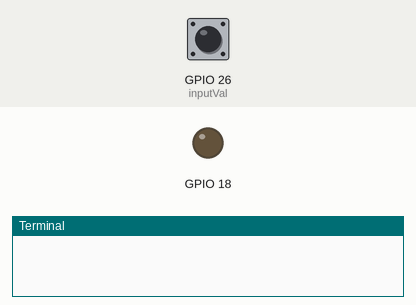
The program below on a simulated Raspberry Pi (BCM pin numbers). Parts: output pins drawn as LEDs (lit = HIGH), the last lines printed to the terminal. Dashed ring = blinking. The inputs (shaded band) are chosen by the test bench; at power-on: GPIO 26 (inputVal) LOW.

Above: at 1.2 s.
1.3 s: GPIO 26 (inputVal) pulled HIGH for 1 s
At 1.55 s:
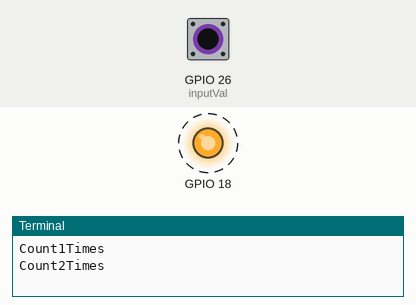
4.3 s: GPIO 26 (inputVal) pulled HIGH for 3.2 s
At 7.8 s:
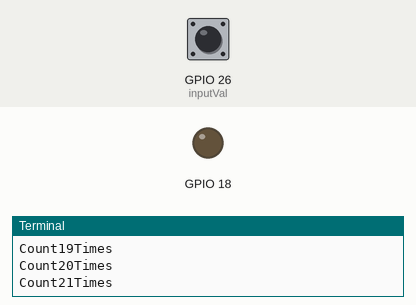
Timing chart, 0 to 9.3 s (numbered marks = the images above; inputs shaded):
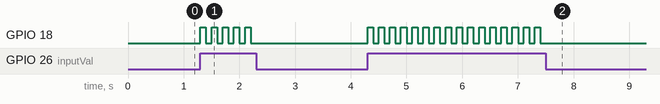

The program:

Switch.py
```python
import RPi.GPIO as IO
import time
IO.setmode(IO.BCM)
IO.setup(26,IO.IN,pull_up_down = IO.PUD_DOWN)
IO.setup(18,IO.OUT)
count = 0
while True:
    inputVal = IO.input(26)
    if inputVal == True:
        count += 1
        print ('Count' + str(count) + 'Times')
        IO.output(18,IO.HIGH)
        time.sleep(0.1)
        IO.output(18,IO.LOW)
        time.sleep(0.1)
```

Measured:
- after the input at 1.3 s, GPIO 18: alternates HIGH for 0.10 s and LOW for 0.10 s, 10 changes in all, then stays LOW, starting at once
- after the input at 4.3 s, GPIO 18: alternates HIGH for 0.10 s and LOW for 0.10 s, 32 changes in all, then stays LOW, starting at once
